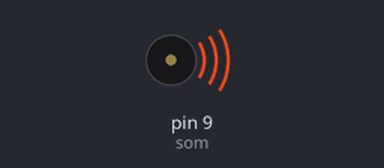
The sketch below on a simulated Arduino Uno, built with avr-gcc and run on an emulated ATmega328P. Parts: buzzer (waves = sounding).

Above: at 0.5 s.
At 3.0 s:
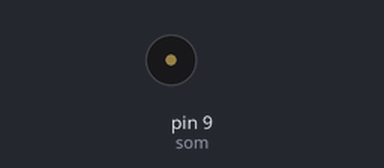
Timing chart, 0 to 6.5 s (numbered marks = the images above):
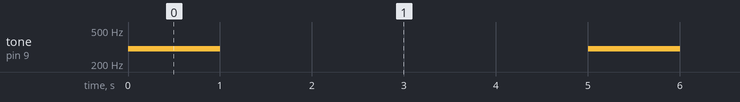

The sketch:

buzzer.ino
```cpp
#define som 9

void setup() {
  pinMode(som, OUTPUT);

}

void loop() {
  //tone(porta, frequencia);
  //notone(porta);

  //tone(porta, frequencia, duração);

  tone(som,300,1000);
  delay(5000);
}
```

Measured:
- by itself, tone on pin 9 (som): alternates 300 Hz for 1.0 s and silent for 4.0 s
